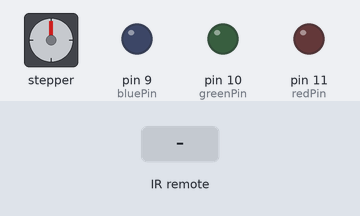
This sketch was run on a simulated Arduino Uno, built with avr-gcc and run on an emulated ATmega328P. On the bench: stepper motor, output pins drawn as LEDs (lit = HIGH). The test bench sets the inputs (shaded band). Stepper angles assume 2048 steps per turn.

Above: at 1.2 s.
1.3 s: infrared code 0x22DD received
At 1.75 s:
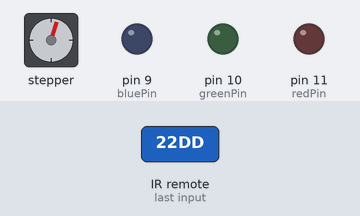
4.3 s: infrared code 0x30CF received
At 6.0 s:
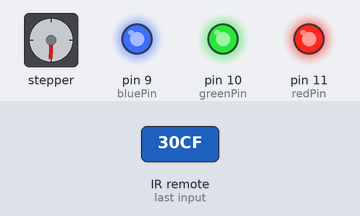
6.8 s: infrared code 0x18E7 received
At 8.0 s:
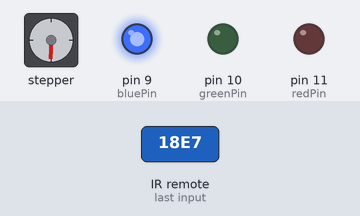
8.3 s: infrared code 0x7A85 received
At 9.1 s:
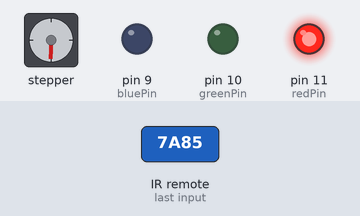
9.8 s: infrared code 0x10EF received
At 10.3 s:
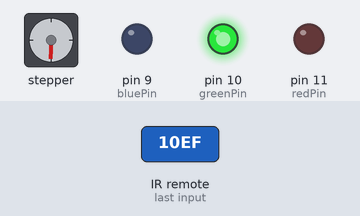
11.3 s: infrared code 0x22DD received
At 15.1 s:
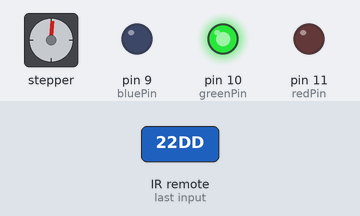
Timing chart, 0 to 15.3 s (numbered marks = the images above; inputs shaded):
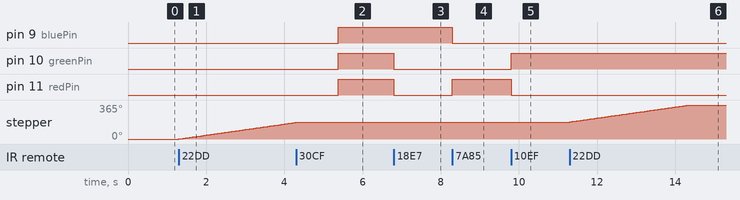

Measured:
- after the input at 1.3 s, stepper: keeps turning clockwise at about 60°/s, starting at once
- after the input at 4.3 s, pin 9 (bluePin), pin 10 (greenPin), pin 11 (redPin): LOW → HIGH after 1.1 s
- after the input at 6.8 s, pin 10 (greenPin), pin 11 (redPin): HIGH → LOW at once
- after the input at 8.3 s, pin 9 (bluePin): HIGH → LOW at once; pin 11 (redPin): LOW → HIGH at once
- after the input at 9.8 s, pin 10 (greenPin): LOW → HIGH at once; pin 11 (redPin): HIGH → LOW at once
- after the input at 11.3 s, stepper: turns 183° clockwise in 3.0 s, starting at once

The sketch:

2022_p2.ino
```cpp
#include <IRremote.h>
#include <Stepper.h>

int RECV_PIN = 8;
int bluePin = 9;
int greenPin = 10;
int redPin = 11;
double stepsPerRevolution = 2048;
int step1 = 1040;
Stepper myStepper(stepsPerRevolution,6,4,5,3);
IRrecv irrecv(RECV_PIN);
decode_results results;

void setup(){
  myStepper.setSpeed(10);
  irrecv.enableIRIn();
  pinMode(redPin,OUTPUT);
  pinMode(greenPin,OUTPUT);
  pinMode(bluePin,OUTPUT);
}

void loop(){
  if (irrecv.decode(&results)){
  int value = results.value;
  switch (value){
    case 12495: // Keypad button "1"
    analogWrite(redPin,0xFF);
    analogWrite(greenPin,0xFF);
    analogWrite(bluePin,0xFF);
    break;

    case 6375: // Keypad button "2"
    analogWrite(redPin,0x00);
    analogWrite(greenPin,0x00);
    analogWrite(bluePin, 0xFF);
    break;

    case 31365: // Keypad button "3"
    analogWrite(redPin,0xFF);
    analogWrite(greenPin,0x00);
    analogWrite(bluePin,0x00);
    break;

    case 4335: // Keypad button "4"
    analogWrite(redPin,0x00);
    analogWrite(greenPin,0xFF);
    analogWrite(bluePin,0x00);
    break;

    case -15811:
    myStepper.step(-step1);
    delay(1000);
    break;

    case 8925:
    myStepper.step(step1);
    delay(1000);
    break;

    case -28561:
    myStepper.step(-500);
    delay(1000);
    break;

    case -8161:
    myStepper.step(500);
    delay (1000) ;
    break;

    default:
    int qqq=0;
    }
  irrecv.resume();
  }
}
```
